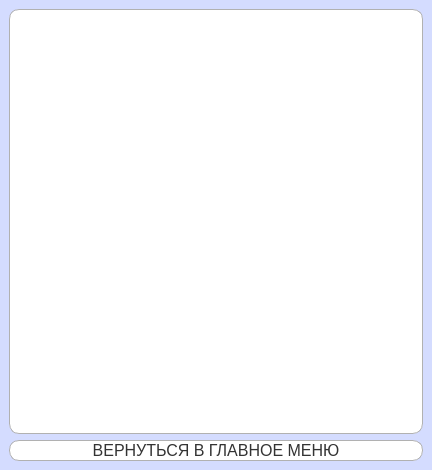
<?xml version="1.0" encoding="UTF-8"?>
<ui version="4.0">
 <class>Rating</class>
 <widget class="QMainWindow" name="Rating">
  <property name="geometry">
   <rect>
    <x>0</x>
    <y>0</y>
    <width>432</width>
    <height>470</height>
   </rect>
  </property>
  <property name="minimumSize">
   <size>
    <width>370</width>
    <height>468</height>
   </size>
  </property>
  <property name="maximumSize">
   <size>
    <width>16777215</width>
    <height>16777215</height>
   </size>
  </property>
  <property name="baseSize">
   <size>
    <width>2</width>
    <height>0</height>
   </size>
  </property>
  <property name="cursor">
   <cursorShape>ArrowCursor</cursorShape>
  </property>
  <property name="mouseTracking">
   <bool>false</bool>
  </property>
  <property name="windowTitle">
   <string>Филворды</string>
  </property>
  <property name="accessibleName">
   <string/>
  </property>
  <property name="styleSheet">
   <string notr="true"/>
  </property>
  <widget class="QWidget" name="centralwidget">
   <property name="sizePolicy">
    <sizepolicy hsizetype="Ignored" vsizetype="Expanding">
     <horstretch>0</horstretch>
     <verstretch>0</verstretch>
    </sizepolicy>
   </property>
   <property name="minimumSize">
    <size>
     <width>0</width>
     <height>0</height>
    </size>
   </property>
   <property name="maximumSize">
    <size>
     <width>16777215</width>
     <height>16777215</height>
    </size>
   </property>
   <property name="sizeIncrement">
    <size>
     <width>0</width>
     <height>0</height>
    </size>
   </property>
   <property name="font">
    <font>
     <family>Tahoma</family>
     <pointsize>14</pointsize>
     <weight>50</weight>
     <bold>false</bold>
    </font>
   </property>
   <property name="cursor">
    <cursorShape>ArrowCursor</cursorShape>
   </property>
   <property name="layoutDirection">
    <enum>Qt::LeftToRight</enum>
   </property>
   <property name="styleSheet">
    <string notr="true">QWidget{
color: #333;
background-color: rgb(212, 220, 255)
}

QPushButton{
background-color: white;
border-radius: 10px;
border: 1px solid #b1b1b1;
}

QLineEdit{
background-color: white;
border-radius: 10px;
border: 1px solid #b1b1b1;
}

QPushButton:hover{
background-color: rgb(208, 208, 208); 
}

QPushButton:pressed{
background-color: #888;
}

QLabel{
background-color: rgb(212, 220, 255)
border-radius: 10px;
border: 1px solid #b1b1b1;
}

QTextEdit{
background-color: white;
border-radius: 10px;
border: 1px solid #b1b1b1;
}
</string>
   </property>
   <layout class="QVBoxLayout" name="verticalLayout_2">
    <item>
     <widget class="QTextEdit" name="label">
      <property name="font">
       <font>
        <pointsize>15</pointsize>
       </font>
      </property>
      <property name="styleSheet">
       <string notr="true">
QTextEdit{
background-color: white;
border-radius: 10px;
border: 1px solid #b1b1b1;
}
</string>
      </property>
      <property name="html">
       <string>&lt;!DOCTYPE HTML PUBLIC &quot;-//W3C//DTD HTML 4.0//EN&quot; &quot;http://www.w3.org/TR/REC-html40/strict.dtd&quot;&gt;
&lt;html&gt;&lt;head&gt;&lt;meta name=&quot;qrichtext&quot; content=&quot;1&quot; /&gt;&lt;style type=&quot;text/css&quot;&gt;
p, li { white-space: pre-wrap; }
&lt;/style&gt;&lt;/head&gt;&lt;body style=&quot; font-family:'MS Shell Dlg 2'; font-size:15pt; font-weight:400; font-style:normal;&quot;&gt;
&lt;p align=&quot;center&quot; style=&quot;-qt-paragraph-type:empty; margin-top:0px; margin-bottom:0px; margin-left:0px; margin-right:0px; -qt-block-indent:0; text-indent:0px;&quot;&gt;&lt;br /&gt;&lt;/p&gt;&lt;/body&gt;&lt;/html&gt;</string>
      </property>
      <property name="textInteractionFlags">
       <set>Qt::NoTextInteraction</set>
      </property>
     </widget>
    </item>
    <item>
     <widget class="QPushButton" name="back">
      <property name="font">
       <font>
        <pointsize>12</pointsize>
       </font>
      </property>
      <property name="text">
       <string>ВЕРНУТЬСЯ В ГЛАВНОЕ МЕНЮ</string>
      </property>
      <property name="iconSize">
       <size>
        <width>28</width>
        <height>25</height>
       </size>
      </property>
     </widget>
    </item>
   </layout>
  </widget>
 </widget>
 <resources/>
 <connections/>
</ui>
